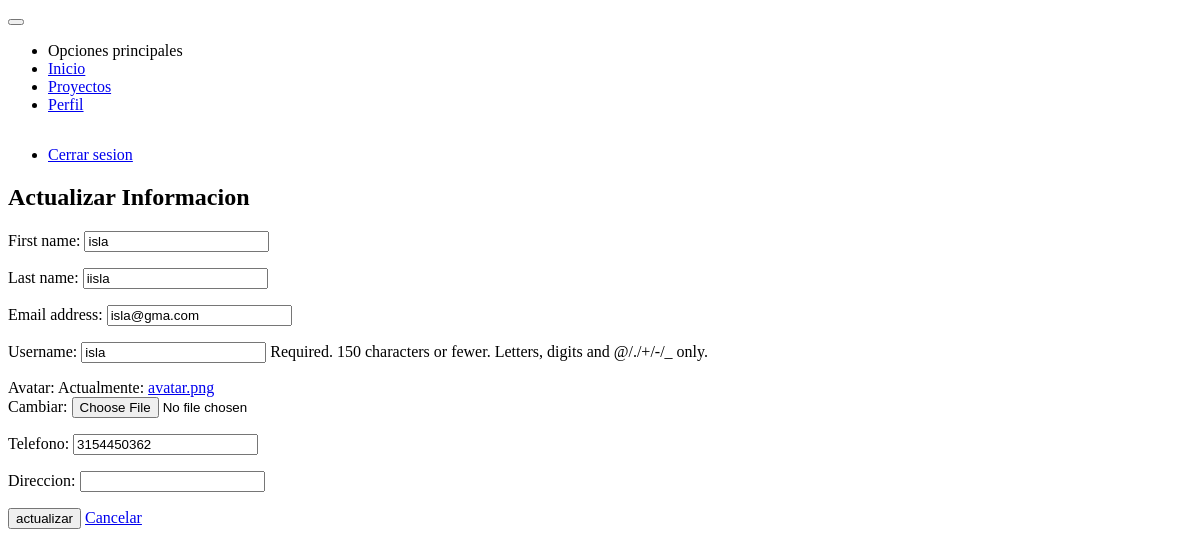
The app's page /perfil/editar/2/ (signed in) with its own data.
### users/models.py (models this page shows)
class User(AbstractUser):
    def get_full_name(self):
        return f'{self.first_name} {self.last_name}'

### profiles/models.py (models this page shows, shortened)
class Profile(models.Model):
    user = models.OneToOneField(User, on_delete=models.CASCADE)
    avatar = models.ImageField(default='avatar.png', upload_to='profiles/')
    phone = models.CharField(max_length=14, blank=True, null=True)
    direction = models.CharField(max_length=80, blank=True, null=True)
    created_at = models.DateTimeField(auto_now_add=timezone.now())
    updated_at = models.DateTimeField(auto_now=timezone.now())

### profiles/views.py (the view, shortened to what this page needs)
# urls.py: path('editar/<pk>/', views.ProfileUpdateView.as_view(), name='update_profile'),
class ProfileUpdateView(LoginRequiredMixin, UpdateView):
    login_url = 'users:login'
    success_url = 'users:login'
    template_name = 'profiles/update_profile.html'
    form_class = ProfileForm
    model = Profile
    def get_context_data(self, **kwargs):
        context = super().get_context_data(**kwargs)
        if self.request.method == 'POST':
            context['form_user'] = UserUpdateForm(
                self.request.POST, instance=self.request.user)
        else:
            context['form_user'] = UserUpdateForm(instance=self.request.user)
        return context

### profiles/forms.py
class ProfileForm(ModelForm):
    phone = forms.CharField(
        min_length=10,
        max_length=14,
        label='Telefono',
        widget=forms.NumberInput(),
    )
    class Meta:
        model = Profile
        fields = (
            'avatar', 'phone', 'direction',
        )
        labels = {
            'direction': 'Direccion',
        }
    def __init__(self, *args, **kwargs):
        super().__init__(*args, **kwargs)
        self.fields['avatar'].widget.attrs.update({
            'data-role': 'file',
            'data-mode': 'drop',
        })
        self.fields['phone'].widget.attrs.update({
            'data-role': 'input',
            'data-prepend': "<span class='mif-phonelink-setup'></span>",
            'class': 'form-control',
        })
        self.fields['direction'].widget.attrs.update({
            'data-role': 'input',
            'data-prepend': "<span class='mif-map'></span>",
            'class': 'form-control',
        })

### users/forms.py
class UserUpdateForm(ModelForm):
    class Meta:
        model = User
        fields = (
            'first_name', 'last_name', 'email', 'username',
        )
    def __init__(self, *args, **kwargs):
        super().__init__(*args, **kwargs)
        self.fields['first_name'].widget.attrs.update({
            'data-role': 'input',
            'data-prepend': "<span class='mif-user'></span>",
            'class': 'form-control',
        })
        self.fields['last_name'].widget.attrs.update({
            'data-role': 'input',
            'data-prepend': "<span class='mif-user'></span>",
            'class': 'form-control',
        })
        self.fields['email'].widget.attrs.update({
            'data-role': 'input',
            'data-prepend': "<span class='mif-mail'></span>",
            'class': 'form-control',
        })
        self.fields['username'].widget.attrs.update({
            'data-role': 'input',
            'data-prepend': "<span class='mif-user'></span>",
            'class': 'form-control',
        })

### profiles/templates/profiles/update_profile.html (shortened to what this page needs)
{% extends 'base.html' %}
{% block content %}
    <div class="card text-bold">
        <div class="card-content m-2">
            <h2 class="text-center">Actualizar Informacion</h2>
            <form method="POST" enctype="multipart/form-data">
                {{ form_user.as_p }}
                {{ form.as_p }}
                <button type="submit" class="button success">actualizar</button>
                <a href="{% url 'profiles:profile' %}" class="button alert">Cancelar</a>
            </form>
        </div>
    </div>
{% endblock %}

### records on screen
User: first_name "isla", last_name "iisla", email "isla@gma.com", username "isla"
Profile: phone "3154450362"
